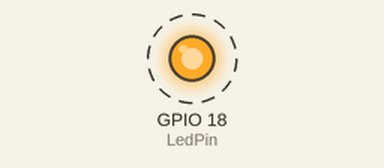
Recording of a program running on a simulated Raspberry Pi (BCM pin numbers). Shown: output pins drawn as LEDs (lit = HIGH). Dashed ring = blinking. What the program prints to the terminal is not drawn.

Above: at 0.5 s.
Timing chart, 0 to 4.6 s (numbered marks = the images above):
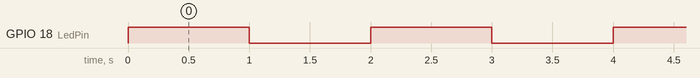

Measured:
- by itself, GPIO 18 (LedPin): alternates HIGH for 1.0 s and LOW for 1.0 s

The program:

blink.py
```python
# GPIO 라이브러리 불러오기
import RPi.GPIO as GPIO
import time

# PIN 설정
LedPin = 18  # 사용할 LED 핀 번호

# GPIO 설정
GPIO.setmode(GPIO.BCM)  # 브로드컴 핀 넘버링으로 설정
GPIO.setup(LedPin, GPIO.OUT)  # LED 핀을 출력으로 설정

try:
    while True:
        GPIO.output(LedPin, GPIO.HIGH)  # LED 켜기
        print("LED on")
        time.sleep(1)  # 1초 대기

        GPIO.output(LedPin, GPIO.LOW)  # LED 끄기
        print("LED off")
        time.sleep(1)  # 1초 대기

except KeyboardInterrupt:
    # 종료 시 GPIO 핀 초기화
    GPIO.cleanup()
```
